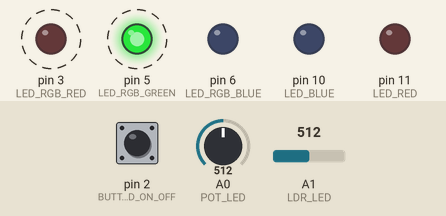
A sketch run on a simulated Arduino Uno, built with avr-gcc and run on an emulated ATmega328P. Parts: output pins drawn as LEDs (lit = HIGH). Dashed ring = blinking. Inputs (shaded band) come from the test bench; at power-on: pin 2 (BUTTON_LED_ON_OFF) LOW, A0 (POT_LED) = 512, A1 (LDR_LED) = 512.

Above: at 1.26 s.
1.3 s: pin 2 (BUTTON_LED_ON_OFF) pulled HIGH for 0.5 s
At 1.71 s:
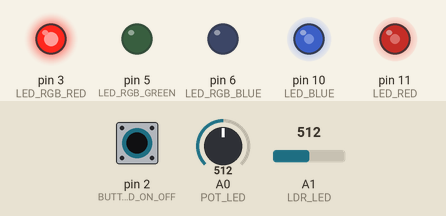
4.3 s: A0 (POT_LED) set to 716
At 4.66 s:
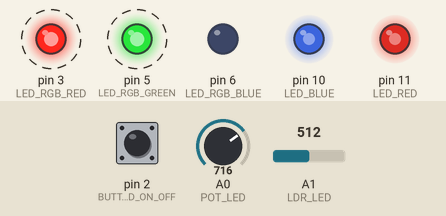
7.3 s: A1 (LDR_LED) set to 732
10.3 s: A1 (LDR_LED) set to 757
At 10.67 s:
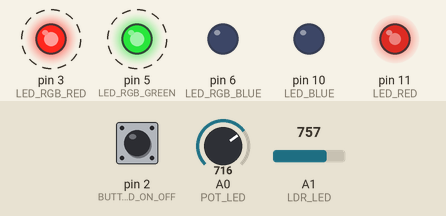
13.3 s: A0 (POT_LED) set to 900
At 13.62 s:
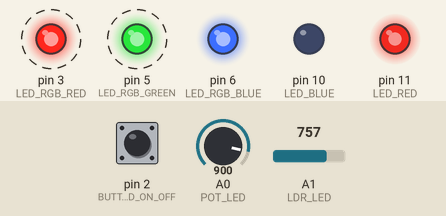
16.3 s: pin 2 (BUTTON_LED_ON_OFF) pulled HIGH for 1 s
At 17.04 s:
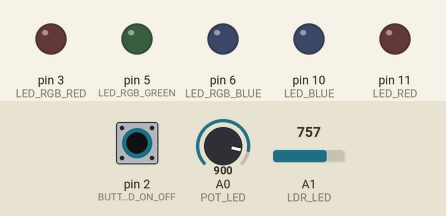
Timing chart, 0 to 20.3 s (numbered marks = the images above; inputs shaded):
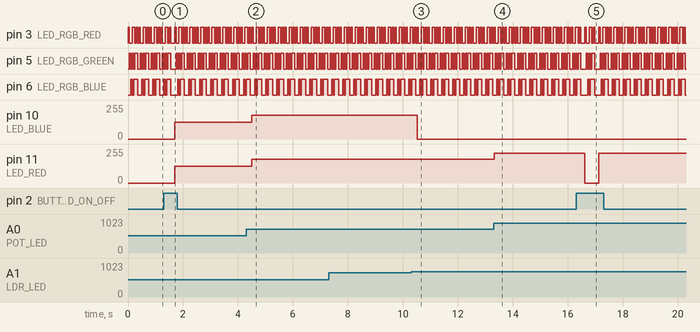

The sketch:

sketch_led_pot_button_ldr_rgbled.ino
```cpp
// CONFIG
const int SERIAL_BAUD_RATE = 9600;
const int LDR_THRESHOLD = 750;
const int DELAY_AMOUNT = 100;

// PINS
const int LED_RED = 11; // PWM
const int LED_BLUE = 10; // PWM
const int LED_RGB_RED = 3;
const int LED_RGB_GREEN = 5;
const int LED_RGB_BLUE = 6;
const int BUTTON_LED_ON_OFF = 2;
const int POT_LED = A0;
const int LDR_LED = A1;

void setup() {
  // engage serial communication
  Serial.begin(SERIAL_BAUD_RATE);

  // set pins (led)
  pinMode(LED_RED, OUTPUT);
  pinMode(LED_BLUE, OUTPUT);
  pinMode(LED_RGB_RED, OUTPUT);
  pinMode(LED_RGB_GREEN, OUTPUT);
  pinMode(LED_RGB_BLUE, OUTPUT);

  // set pins (button)
  pinMode(BUTTON_LED_ON_OFF, INPUT);

  // set pins (potentiometer)
  pinMode(POT_LED, INPUT);

  // set pins (photoresistor)
  pinMode(LDR_LED, INPUT);
}

// control the rgb led
void setRGBColor(int redAmount, int greenAmount, int blueAmount) {
  analogWrite(LED_RGB_RED, redAmount);
  analogWrite(LED_RGB_GREEN, greenAmount);
  analogWrite(LED_RGB_BLUE, blueAmount);
}

void loop() {
  // analog read values
  int potLedRead = analogRead(POT_LED);
  int ldrRead = analogRead(LDR_LED);

  // digital read values
  int buttonLedRead = digitalRead(BUTTON_LED_ON_OFF);

  // config
  static int buttonLedToggle = false;
  int ledBrightness = map(potLedRead, 0, 1023, 0, 255);

  // toggle button state
  if (buttonLedRead == HIGH) {
    buttonLedToggle = !buttonLedToggle;
    delay(100);
  }

  // determine if ldr exceeds threshold
  if (ldrRead < LDR_THRESHOLD) {
      // even if ldr is below the threshold, the button also needs to be on
      if (buttonLedToggle) {
        // engage blue led
        analogWrite(LED_BLUE, ledBrightness);
      } else {
        // disengage blue led
        analogWrite(LED_BLUE, 0);
      }
  } else {
    // disengage blue led
    analogWrite(LED_BLUE, 0);
  }

  // determine button state
  if (buttonLedToggle) {
    // engage red led
    analogWrite(LED_RED, ledBrightness);
  } else {
    // disengage blue led
    analogWrite(LED_RED, 0);
  }

  setRGBColor(255, 0, 0);
  delay(50);
  setRGBColor(0, 255, 0);
  delay(50);
  setRGBColor(0, 0, 255);
  delay(50);
  setRGBColor(255, 255, 0);
  delay(50);
  setRGBColor(255, 0, 255);
  delay(50);
  setRGBColor(0, 255, 255);
  delay(50);
  setRGBColor(255, 255, 255);
  delay(50);
  setRGBColor(0, 0, 0);
  delay(50);
}
```

Measured:
- the behaviour switches between 749 and 750 on A1 (LDR_LED) (found by bisection; images 2 and 3)
- after the input at 1.3 s, pin 10 (LED_BLUE), pin 11 (LED_RED): 0/255 → 127/255 after 0.40 s
- after the input at 4.3 s, pin 10 (LED_BLUE), pin 11 (LED_RED): 127/255 → 178/255 after 0.21 s
- after the input at 10.3 s, pin 10 (LED_BLUE): 178/255 → 0/255 after 0.22 s
- after the input at 13.3 s, pin 11 (LED_RED): 178/255 → 224/255 at once
- after the input at 16.3 s, pin 11 (LED_RED): 224/255 → 0/255 after 0.32 s, → 224/255 0.50 s later
